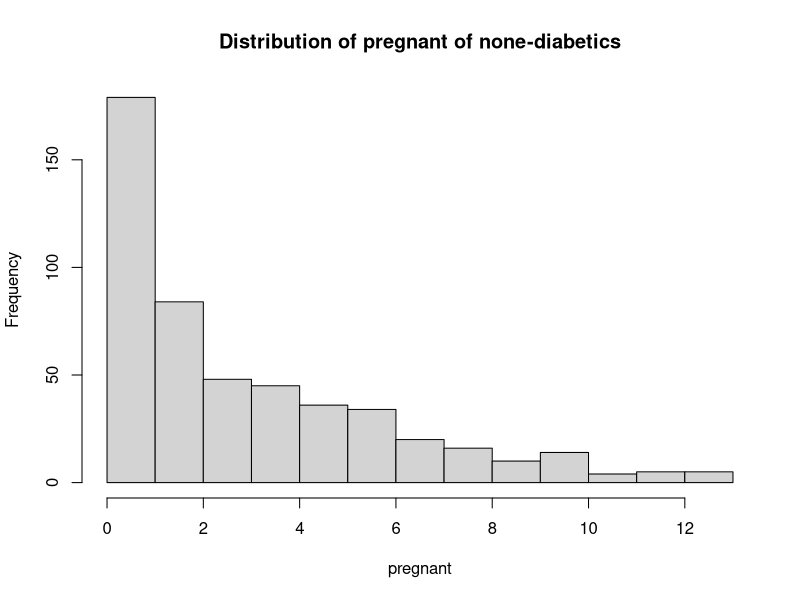
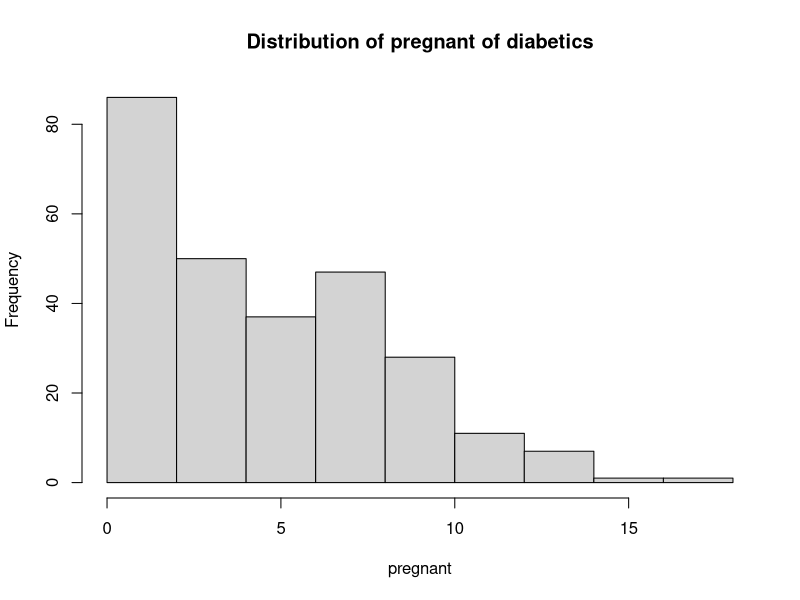
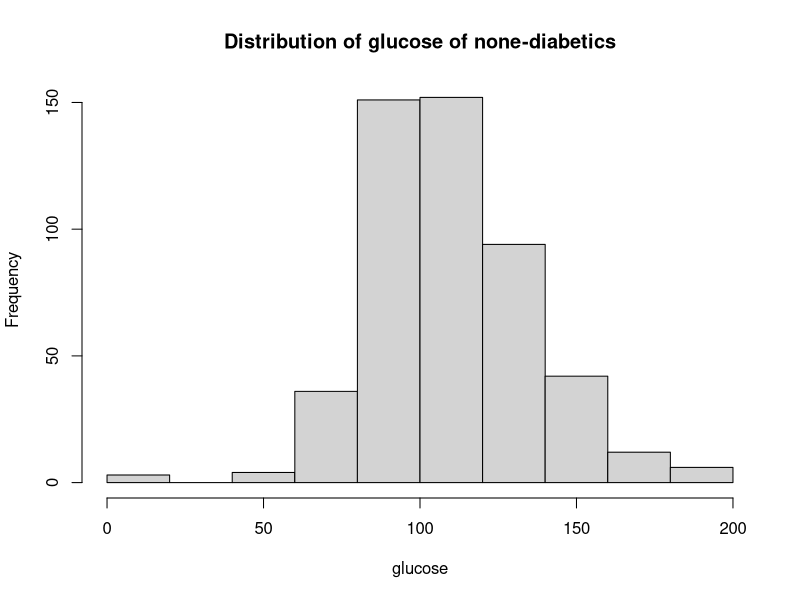
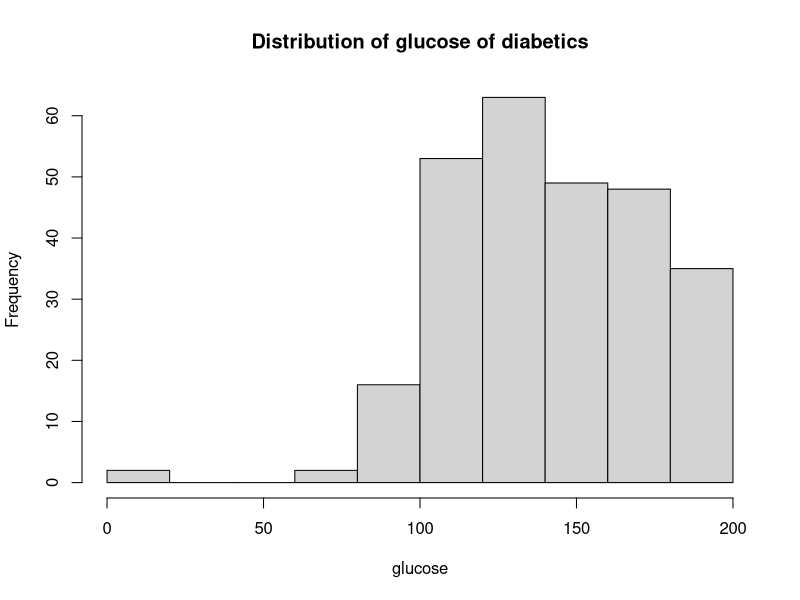
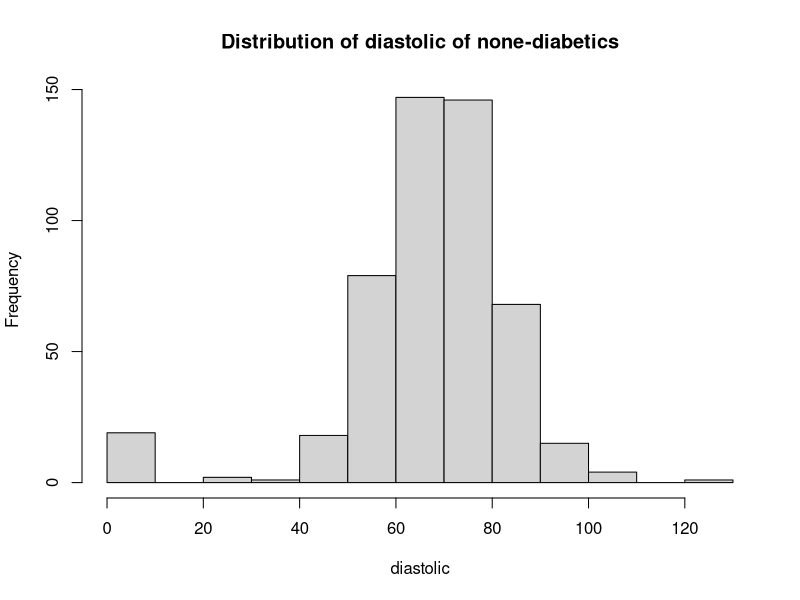
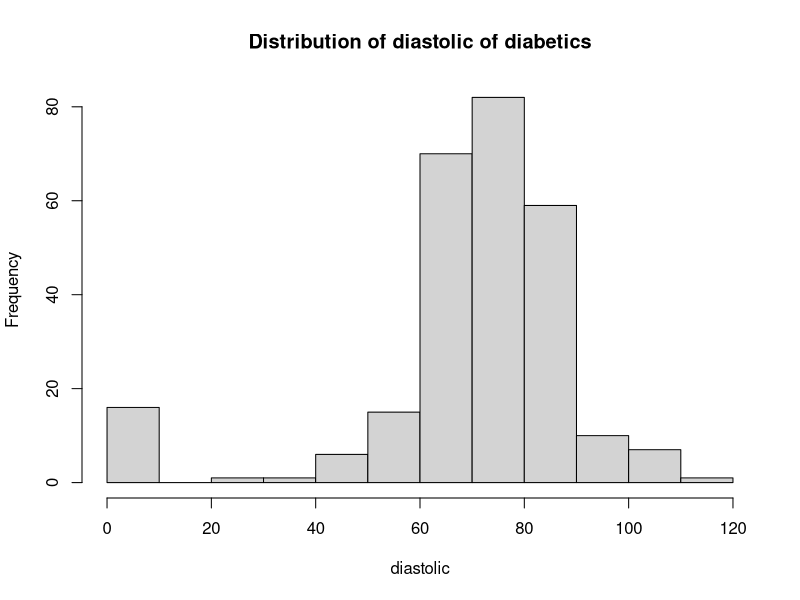
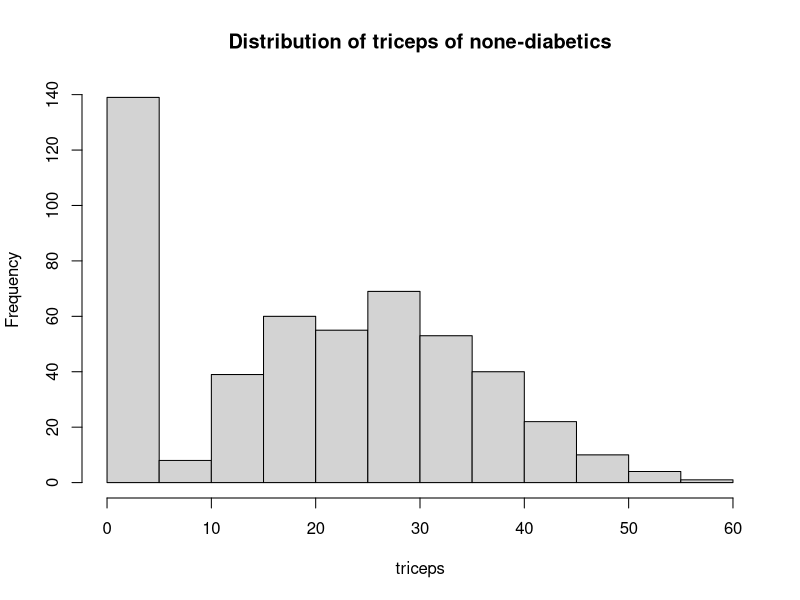
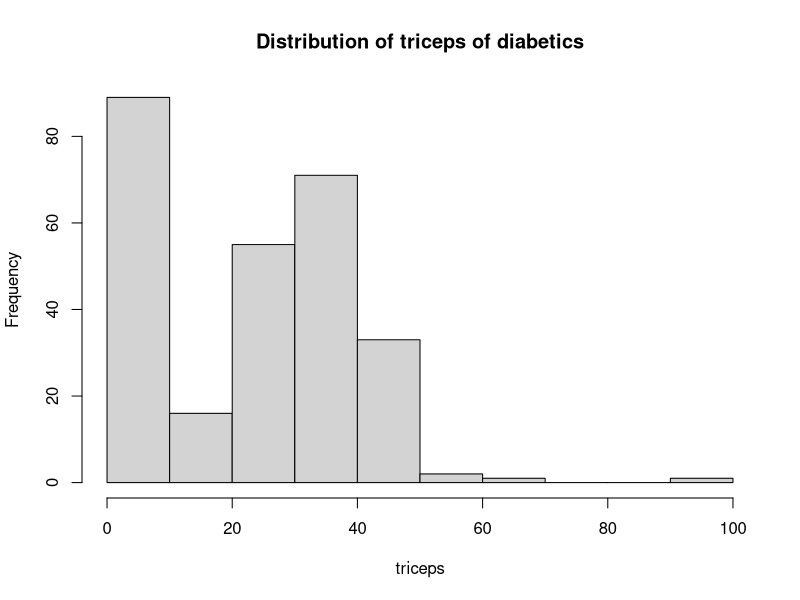

Reproduce these figures in R, in order.
## ---- chunk 1
knitr::opts_chunk$set(echo = TRUE)
## ---- chunk 2
df = read.csv("Pima.csv")
head(df)
## ---- chunk 3
model.a = glm(diabetes~., data=df, family="binomial")
summary.a =summary(model.a)
summary.a
## ---- chunk 4
# We split the data based on the response variable
df_0 = df[df$diabetes==0,]
df_1 = df[df$diabetes==1,]
## ---- chunk 5
for(i in 1:8){
  hist(df_0[,i], xlab=paste(colnames(df)[i]), main=sprintf("Distribution of %s of none-diabetics", colnames(df)[i]))
  cat("\\newpage")
  hist(df_1[,i], xlab=paste(colnames(df)[i]), main=sprintf("Distribution of %s of diabetics", colnames(df)[i]))
  cat("\\newpage")
}
## ---- chunk 6
# Correcting irrelevant zero values on covariates
none.zero.covars = c("age", "glucose", "diastolic", "triceps", "bmi", "insulin")
for(covs in none.zero.covars){
  df[df[[covs]]==0, covs] <- NA
}
## ---- chunk 7
nrow(df) - sum(complete.cases(df))
## ---- chunk 8
# Refitting the model
model.d = glm(diabetes~., data=na.omit(df), family="binomial")
summary.d =summary(model.d)
summary.d
## ---- chunk 9
# Included individuals
included = complete.cases(df)

# Proportion of diabetes on included 
prop.diabetes.included = mean(df$diabetes[included])

# Proportion of diabetes on excluded 
prop.diabetes.excluded = mean(df$diabetes[!included])

paste(
  "Proportion of diabetes among included individuals:",
  round(prop.diabetes.included, 3),
  "| Proportion of diabetes among excluded individuals:",
  round(prop.diabetes.excluded, 3)
)
## ---- chunk 10
# Refitting the model
model.f = glm(diabetes ~ pregnant + glucose + diastolic + bmi + pedigree + age, data = na.omit(df), family = binomial)
summary.f =summary(model.f)
summary.f
## ---- chunk 11
# Likelihood Ratio Test
anova(model.d, model.f)
## ---- chunk 12
# Refitting the reduced model with as much data as possible
model.f = glm(diabetes ~ pregnant + glucose + diastolic + bmi + pedigree + age, data = df, family = binomial)
summary.f =summary(model.f)
summary.f
## ---- chunk 13
# Comparing the mean diastolic blood pressure for postive and negative individuals
t.test(diastolic ~ diabetes, data = df)
